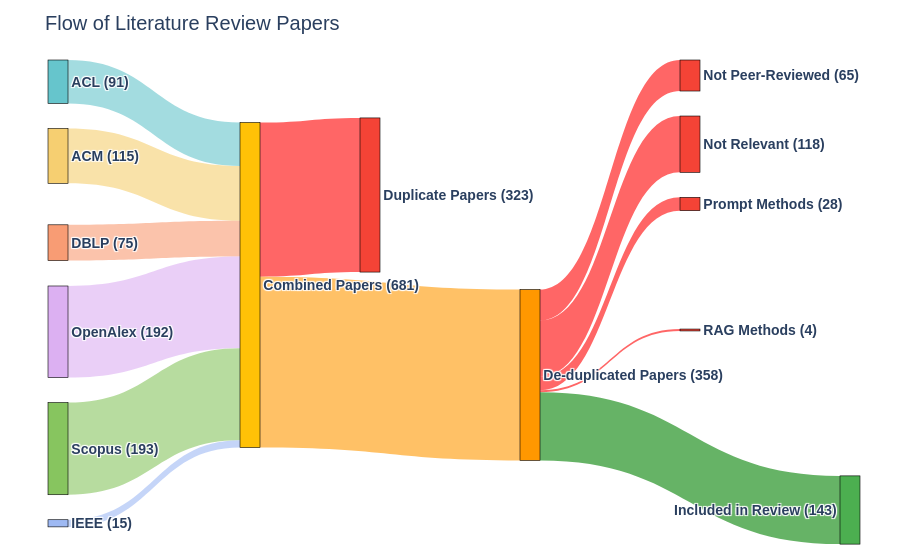

Write notebook code for a chart like this one.
### Code cell
# --- 3. Prepare Data for Sankey Diagram ---
def style_label(label, align='center'):
    # Aligns text as desired
    text_align = 'left' if align == 'left' else 'center'
    return f'<span style="font-family: Questrial, sans-serif; font-weight: bold; text-align:{text_align}; background-color: white; border: 1px solid black; padding: 3px; border-radius: 4px; display:inline-block;">{label}</span>'

# --- Add a new node for "Duplicates" ---
node_labels_raw = {
    **{source: f"{source} ({count})" for source, count in source_counts.items()},
    "Combined": f"Combined Papers ({total_raw_count})",
    "Duplicates": f"Duplicate Papers ({total_raw_count-deduplicated_count})",
    "DeduplicatedDataset": f"De-duplicated Papers ({deduplicated_count})",
    **{reason: f"{reason} ({exclusion_counts[reason]})" for reason in sorted_exclusion_reasons},
    "Included": f"Included in Review ({included_count})"
}

# --- Left-align labels for left-most nodes ---
labels = []
for name, label_text in node_labels_raw.items():
    if name in source_counts.keys():  # leftmost sources
        labels.append(style_label(label_text, align='left'))  # <<< CHANGE
    else:
        labels.append(style_label(label_text))

label_indices = {name: i for i, name in enumerate(node_labels_raw.keys())}

source_nodes, target_nodes, values = [], [], []

# --- Define Flows ---
combined_idx = label_indices["Combined"]
deduplicated_idx = label_indices["DeduplicatedDataset"]
duplicates_idx = label_indices["Duplicates"]  # <<< CHANGE

# Flow: individual sources → Combined
for source in source_counts.keys():
    source_nodes.append(label_indices[source])
    target_nodes.append(combined_idx)
    values.append(source_counts[source])

# Flow: Combined → Duplicates
duplicates_value = total_raw_count - deduplicated_count  # <<< CHANGE
source_nodes.append(combined_idx)
target_nodes.append(duplicates_idx)
values.append(duplicates_value)

# Flow: Combined → De-duplicated Dataset
source_nodes.append(combined_idx)
target_nodes.append(deduplicated_idx)
values.append(deduplicated_count)

# Flow: De-duplicated Dataset → Exclusion Reasons
for reason in sorted_exclusion_reasons:
    source_nodes.append(deduplicated_idx)
    target_nodes.append(label_indices[reason])
    values.append(exclusion_counts[reason])

# Flow: De-duplicated Dataset → Included
source_nodes.append(deduplicated_idx)
target_nodes.append(label_indices["Included"])
values.append(included_count)

# --- 4. Define Node Positions and Colors ---
num_sources = len(source_counts)
num_exclusions = len(sorted_exclusion_reasons)

# Slightly expanded positions for new node
node_x = (
    [0.01] * num_sources
    + [0.25, 0.4, 0.6]  # Combined, Duplicates, Deduplicated
    + [0.8] * num_exclusions
    + [1.0]
)

# Set Y coordinates manually for clarity
node_y = (
    list(np.linspace(0.01, 1, num_sources))
    + [0.5, 0.3, 0.7]  # Combined, Duplicates, De-duplicated
    + list(np.linspace(0.05, 0.9, num_exclusions)-0.3)
    + [1]  # <<< CHANGE: Included node moved to bottom
)

# --- Node Color Palette ---
color_palette = plotly.colors.qualitative.Pastel[:num_sources]
color_palette += ['#FFC107', '#F44336', '#FF9800']  # Combined, Duplicates, Deduplicated
color_palette += ['#F44336'] * num_exclusions
color_palette += ['#4CAF50']

# --- Link Color Palette ---
link_colors = []
included_idx = label_indices["Included"]
combined_idx = label_indices["Combined"]
exclusion_indices = [label_indices[reason] for reason in sorted_exclusion_reasons]

for source_node_idx, target_node_idx in zip(source_nodes, target_nodes):
    if target_node_idx == combined_idx:
        link_colors.append(to_rgba_string(color_palette[source_node_idx]))
    elif target_node_idx == duplicates_idx:
        link_colors.append(to_rgba_string('red'))
    elif source_node_idx == combined_idx:
        link_colors.append(to_rgba_string(color_palette[target_node_idx]))
    elif target_node_idx == included_idx:
        link_colors.append(to_rgba_string('green'))
    elif target_node_idx in exclusion_indices:
        link_colors.append(to_rgba_string('red'))
    else:
        link_colors.append(to_rgba_string('lightgray'))

# --- 5. Create and Display the Sankey Diagram ---
fig = go.Figure(data=[go.Sankey(
    arrangement='snap',
    node=dict(
        pad=25, thickness=20, line=dict(color="black", width=0.6),
        label=labels, x=node_x, y=node_y, color=color_palette
    ),
    link=dict(source=source_nodes, target=target_nodes, value=values, color=link_colors)
)])

fig.update_layout(
    title_text="Flow of Literature Review Papers",
    font=dict(size=14, family="Questrial, sans-serif"),
    margin=dict(l=50, r=50, t=50+10, b=50)
)

fig.write_image("sankey_diagram_dups.png", width=900, height=400, scale=3)
print("Sankey diagram saved as 'sankey_diagram_dups.png'")
fig.show()

### Figure 1 — Plotly figure (JSON) as saved in the notebook; plotly's stock layout.template omitted (floating-point values rounded to 4 significant figures)
{"data": [{"arrangement": "snap", "link": {"color": ["rgba(102, 197, 204, 0.6)", "rgba(246, 207, 113, 0.6)", "rgba(248, 156, 116, 0.6)", "rgba(220, 176, 242, 0.6)", "rgba(135, 197, 95, 0.6)", "rgba(158, 185, 243, 0.6)", "rgba(255, 0, 0, 0.6)", "rgba(255, 152, 0, 0.6)", "rgba(255, 0, 0, 0.6)", "rgba(255, 0, 0, 0.6)", "rgba(255, 0, 0, 0.6)", "rgba(255, 0, 0, 0.6)", "rgba(0, 128, 0, 0.6)"], "source": [0, 1, 2, 3, 4, 5, 6, 6, 8, 8, 8, 8, 8], "target": [6, 6, 6, 6, 6, 6, 7, 8, 9, 10, 11, 12, 13], "value": [91, 115, 75, 192, 193, 15, 323, 358, 65, 118, 28, 4, 143]}, "node": {"color": ["rgb(102, 197, 204)", "rgb(246, 207, 113)", "rgb(248, 156, 116)", "rgb(220, 176, 242)", "rgb(135, 197, 95)", "rgb(158, 185, 243)", "#FFC107", "#F44336", "#FF9800", "#F44336", "#F44336", "#F44336", "#F44336", "#4CAF50"], "label": ["<span style=\"font-family: Questrial, sans-serif; font-weight: bold; text-align:left; background-color: white; border: 1px solid black; padding: 3px; border-radius: 4px; display:inline-block;\">ACL (91)</span>", "<span style=\"font-family: Questrial, sans-serif; font-weight: bold; text-align:left; background-color: white; border: 1px solid black; padding: 3px; border-radius: 4px; display:inline-block;\">ACM (115)</span>", "<span style=\"font-family: Questrial, sans-serif; font-weight: bold; text-align:left; background-color: white; border: 1px solid black; padding: 3px; border-radius: 4px; display:inline-block;\">DBLP (75)</span>", "<span style=\"font-family: Questrial, sans-serif; font-weight: bold; text-align:left; background-color: white; border: 1px solid black; padding: 3px; border-radius: 4px; display:inline-block;\">OpenAlex (192)</span>", "<span style=\"font-family: Questrial, sans-serif; font-weight: bold; text-align:left; background-color: white; border: 1px solid black; padding: 3px; border-radius: 4px; display:inline-block;\">Scopus (193)</span>", "<span style=\"font-family: Questrial, sans-serif; font-weight: bold; text-align:left; background-color: white; border: 1px solid black; padding: 3px; border-radius: 4px; display:inline-block;\">IEEE (15)</span>", "<span style=\"font-family: Questrial, sans-serif; font-weight: bold; text-align:center; background-color: white; border: 1px solid black; padding: 3px; border-radius: 4px; display:inline-block;\">Combined Papers (681)</span>", "<span style=\"font-family: Questrial, sans-serif; font-weight: bold; text-align:center; background-color: white; border: 1px solid black; padding: 3px; border-radius: 4px; display:inline-block;\">Duplicate Papers (323)</span>", "<span style=\"font-family: Questrial, sans-serif; font-weight: bold; text-align:center; background-color: white; border: 1px solid black; padding: 3px; border-radius: 4px; display:inline-block;\">De-duplicated Papers (358)</span>", "<span style=\"font-family: Questrial, sans-serif; font-weight: bold; text-align:center; background-color: white; border: 1px solid black; padding: 3px; border-radius: 4px; display:inline-block;\">Not Peer-Reviewed (65)</span>", "<span style=\"font-family: Questrial, sans-serif; font-weight: bold; text-align:center; background-color: white; border: 1px solid black; padding: 3px; border-radius: 4px; display:inline-block;\">Not Relevant (118)</span>", "<span style=\"font-family: Questrial, sans-serif; font-weight: bold; text-align:center; background-color: white; border: 1px solid black; padding: 3px; border-radius: 4px; display:inline-block;\">Prompt Methods (28)</span>", "<span style=\"font-family: Questrial, sans-serif; font-weight: bold; text-align:center; background-color: white; border: 1px solid black; padding: 3px; border-radius: 4px; display:inline-block;\">RAG Methods (4)</span>", "<span style=\"font-family: Questrial, sans-serif; font-weight: bold; text-align:center; background-color: white; border: 1px solid black; padding: 3px; border-radius: 4px; display:inline-block;\">Included in Review (143)</span>"], "line": {"color": "black", "width": 0.6}, "pad": 25, "thickness": 20, "x": [0.01, 0.01, 0.01, 0.01, 0.01, 0.01, 0.25, 0.4, 0.6, 0.8, 0.8, 0.8, 0.8, 1], "y": [0.01, 0.208, 0.406, 0.604, 0.802, 1, 0.5, 0.3, 0.7, -0.25, 0.03333, 0.3167, 0.6, 1]}, "type": "sankey"}], "layout": {"font": {"family": "Questrial, sans-serif", "size": 14}, "margin": {"b": 50, "l": 50, "r": 50, "t": 60}, "title": {"text": "Flow of Literature Review Papers"}}}
